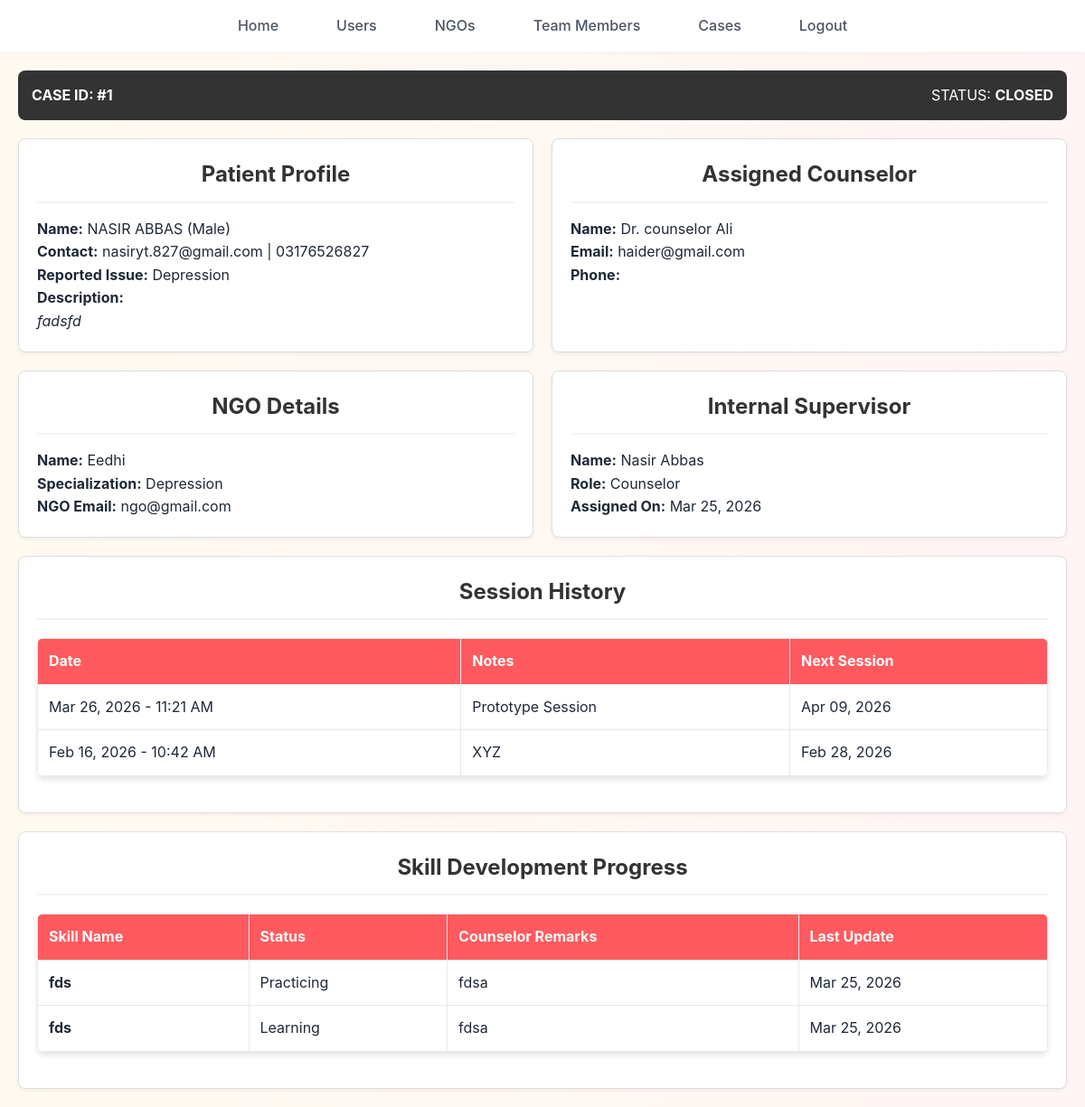
Page /admin/case_details.php?case_id=1 (signed in) on the committed database.
### tables this page shows
CREATE TABLE `cases` (
  `case_id` int(11) NOT NULL,
  `user_id` int(11) NOT NULL,
  `category` enum('Depression','Family Issues','Marital Issues','Hopelessness','Other') NOT NULL,
  `description` text DEFAULT NULL,
  `ngo_id` int(11) DEFAULT NULL,
  `team_id` int(11) DEFAULT NULL,
  `case_status` enum('Pending','Assigned','Ongoing','Rehabilitation','Completed','Closed') DEFAULT 'Pending',
  `assigned_at` timestamp NOT NULL DEFAULT current_timestamp(),
  `closed_at` datetime DEFAULT NULL,
  `recommended_counselor_id` int(11) DEFAULT NULL
);

CREATE TABLE `users` (
  `user_id` int(11) NOT NULL,
  `full_name` varchar(150) NOT NULL,
  `email` varchar(150) NOT NULL,
  `password` varchar(255) NOT NULL,
  `phone` varchar(20) DEFAULT NULL,
  `gender` enum('Male','Female','Other') DEFAULT NULL,
  `issue_type` enum('Depression','Family Issues','Marital Issues','Hopelessness','Other') NOT NULL,
  `description` text DEFAULT NULL,
  `status` enum('Pending','Approved','Rejected') DEFAULT 'Pending',
  `is_verified` tinyint(1) DEFAULT 0,
  `created_at` timestamp NOT NULL DEFAULT current_timestamp()
);

CREATE TABLE `counselors` (
  `counselor_id` int(11) NOT NULL,
  `name` varchar(100) NOT NULL,
  `email` varchar(100) NOT NULL,
  `password` varchar(255) NOT NULL,
  `phone` varchar(20) DEFAULT NULL,
  `specialization` enum('Depression','Family Issues','Marital Issues','Hopelessness','Other') NOT NULL,
  `created_at` timestamp NOT NULL DEFAULT current_timestamp()
);

CREATE TABLE `ngos` (
  `ngo_id` int(11) NOT NULL,
  `ngo_name` varchar(200) NOT NULL,
  `email` varchar(150) NOT NULL,
  `password` varchar(255) NOT NULL,
  `phone` varchar(20) DEFAULT NULL,
  `address` text DEFAULT NULL,
  `specialization` enum('Depression','Family Issues','Marital Issues','General Counseling','Rehabilitation') NOT NULL,
  `is_verified` tinyint(1) DEFAULT 0,
  `created_at` timestamp NOT NULL DEFAULT current_timestamp()
);

CREATE TABLE `team_members` (
  `team_id` int(11) NOT NULL,
  `full_name` varchar(150) NOT NULL,
  `email` varchar(150) NOT NULL,
  `password` varchar(255) NOT NULL,
  `role` enum('Counselor','Psychiatrist','Social Worker','Monitor') NOT NULL,
  `phone` varchar(20) DEFAULT NULL,
  `created_at` timestamp NOT NULL DEFAULT current_timestamp()
);

CREATE TABLE `counseling_sessions` (
  `session_id` int(11) NOT NULL,
  `case_id` int(11) NOT NULL,
  `session_date` datetime NOT NULL,
  `notes` text DEFAULT NULL,
  `next_session_date` datetime DEFAULT NULL,
  `created_at` timestamp NOT NULL DEFAULT current_timestamp()
);

CREATE TABLE `skill_development` (
  `skill_id` int(11) NOT NULL,
  `case_id` int(11) NOT NULL,
  `skill_name` varchar(150) NOT NULL,
  `skill_status` enum('Learning','Practicing','Completed') DEFAULT 'Learning',
  `remarks` text DEFAULT NULL,
  `updated_at` timestamp NOT NULL DEFAULT current_timestamp() ON UPDATE current_timestamp()
);

### admin/case_details.php (the view, shortened to what this page needs)
<?php
include "config.php";
$case_id = intval($_GET['case_id']);
$query = "
    SELECT c.*,
           u.full_name AS user_name, u.email AS user_email, u.phone AS user_phone, u.gender, u.issue_type, u.description AS user_desc,
           n.ngo_name, n.email AS ngo_email, n.phone AS ngo_phone, n.specialization AS ngo_spec,
           t.full_name AS team_name, t.role AS team_role,
           co.name AS counselor_name, co.email AS counselor_email, co.phone AS counselor_phone
    FROM cases c
    JOIN users u ON c.user_id = u.user_id
    LEFT JOIN ngos n ON c.ngo_id = n.ngo_id
    LEFT JOIN team_members t ON c.team_id = t.team_id
    LEFT JOIN counselors co ON c.recommended_counselor_id = co.counselor_id
    WHERE c.case_id = ?
";
$stmt = $conn->prepare($query);
$stmt->bind_param("i", $case_id);
$stmt->execute();
$result = $stmt->get_result();
$case = $result->fetch_assoc();
$sessions = mysqli_query($conn, "SELECT * FROM counseling_sessions WHERE case_id = $case_id ORDER BY session_date DESC");
$skills = mysqli_query($conn, "SELECT * FROM skill_development WHERE case_id = $case_id ORDER BY updated_at DESC");
?>
<!DOCTYPE html>
<html>
<head>
    <link rel="stylesheet" href="../CSS/style.css">
</head>
<body>
<?php include('navbar.php'); ?>
<div class="container">
    <div class="status-header">
        <span><strong>CASE ID: #<?php echo $case['case_id']; ?></strong></span>
        <span>STATUS: <strong><?php echo strtoupper($case['case_status']); ?></strong></span>
    </div>
    <div class="grid-row">
        <div class="card">
            <h3>Patient Profile</h3>
            <p><strong>Name:</strong> <?php echo htmlspecialchars($case['user_name']); ?> (<?php echo $case['gender']; ?>)</p>
            <p><strong>Contact:</strong> <?php echo htmlspecialchars($case['user_email']); ?> | <?php echo htmlspecialchars($case['user_phone']); ?></p>
            <p><strong>Reported Issue:</strong> <?php echo $case['issue_type']; ?></p>
            <p><strong>Description:</strong><br><em><?php echo nl2br(htmlspecialchars($case['user_desc'])); ?></em></p>
        </div>
        <div class="card">
            <h3>Assigned Counselor</h3>
            <?php if($case['counselor_name']): ?>
                <p><strong>Name:</strong> Dr. <?php echo htmlspecialchars($case['counselor_name']); ?></p>
                <p><strong>Email:</strong> <?php echo htmlspecialchars($case['counselor_email']); ?></p>
                <p><strong>Phone:</strong> <?php echo htmlspecialchars($case['counselor_phone']); ?></p>
            <?php else: ?>
                <p style="color: red;">No Counselor assigned yet.</p>
            <?php endif; ?>
        </div>
    </div>
    <div class="grid-row">
        <div class="card">
            <h3>NGO Details</h3>
            <?php if($case['ngo_name']): ?>
                <p><strong>Name:</strong> <?php echo htmlspecialchars($case['ngo_name']); ?></p>
                <p><strong>Specialization:</strong> <?php echo $case['ngo_spec']; ?></p>
                <p><strong>NGO Email:</strong> <?php echo htmlspecialchars($case['ngo_email']); ?></p>
            <?php else: ?>
                <p>No NGO assigned.</p>
            <?php endif; ?>
        </div>
        <div class="card">
            <h3>Internal Supervisor</h3>
            <?php if($case['team_name']): ?>
                <p><strong>Name:</strong> <?php echo htmlspecialchars($case['team_name']); ?></p>
                <p><strong>Role:</strong> <?php echo $case['team_role']; ?></p>
                <p><strong>Assigned On:</strong> <?php echo date('M d, Y', strtotime($case['assigned_at'])); ?></p>
            <?php else: ?>
                <p>No team member assigned.</p>
            <?php endif; ?>
        </div>
    </div>
    <div class="card" style="margin-bottom: 20px;">
        <h3>Session History</h3>
        <?php if(mysqli_num_rows($sessions) > 0): ?>
        <table>
            <thead>
                <tr>
                    <th>Date</th>
                    <th>Notes</th>
                    <th>Next Session</th>
                </tr>
            </thead>
            <tbody>
                <?php while($s = mysqli_fetch_assoc($sessions)): ?>
                <tr>
                    <td><?php echo date('M d, Y - h:i A', strtotime($s['session_date'])); ?></td>
                    <td><?php echo nl2br(htmlspecialchars($s['notes'])); ?></td>
                    <td><?php echo $s['next_session_date'] ? date('M d, Y', strtotime($s['next_session_date'])) : '-'; ?></td>
                </tr>
                <?php endwhile; ?>
            </tbody>
        </table>
        <?php else: ?>
            <p>No sessions recorded.</p>
        <?php endif; ?>
    </div>
    <div class="card">
        <h3>Skill Development Progress</h3>
        <?php if(mysqli_num_rows($skills) > 0): ?>
        <table>
            <thead>
                <tr>
                    <th>Skill Name</th>
                    <th>Status</th>
                    <th>Counselor Remarks</th>
                    <th>Last Update</th>
                </tr>
            </thead>
            <tbody>
                <?php while($k = mysqli_fetch_assoc($skills)): ?>
                <tr>
                    <td><strong><?php echo htmlspecialchars($k['skill_name']); ?></strong></td>
                    <td><?php echo $k['skill_status']; ?></td>
                    <td><?php echo htmlspecialchars($k['remarks']); ?></td>
                    <td><?php echo date('M d, Y', strtotime($k['updated_at'])); ?></td>
                </tr>
                <?php endwhile; ?>
            </tbody>
        </table>
        <?php else: ?>
            <p>No skills assigned.</p>
        <?php endif; ?>
    </div>
</div>
</body>
</html>

### CSS/style.css (style rules this page uses)
:root { --primary-color: #ff5a5f; --primary-hover: #e14d52; --secondary-color: #ffcc00; --secondary-hover: #e6b800; --text-primary: #1f2937; --text-secondary: #4b5563; --bg-primary: #ffffff; --bg-secondary: #fdf2f2; --border-color: #e5e7eb; --shadow-sm: 0 1px 2px rgba(0, 0, 0, 0.05); --shadow-md: 0 4px 6px rgba(0, 0, 0, 0.1); --shadow-lg: 0 10px 15px rgba(0, 0, 0, 0.15); }
* { margin: 0; padding: 0; box-sizing: border-box; }
body { font-family: 'Inter', sans-serif; background: linear-gradient(to right, #fffaf0, #fff5f5); color: var(--text-primary); line-height: 1.6; }
h1, h2, h3, h4, h5, h6 { margin-top: 30px; font-weight: 700; text-align: center; margin-bottom: 1rem; color: var(--primary-color); }
h3 { font-size: 1.5rem; }
table { width: 90%; margin: 20px auto; border-collapse: collapse; background: var(--bg-primary); box-shadow: var(--shadow-md); border-radius: 8px; overflow: hidden; }
th, td { padding: 12px; border: 1px solid var(--border-color); text-align: left; }
th { background: var(--primary-color); color: white; }

### admin/case_details.php (style rules this page uses)
.container { margin:20px; }
.grid-row { display: flex; gap: 20px; margin-bottom: 20px; }
.card { flex: 1; background: #fff; border: 1px solid #ddd; padding: 20px; border-radius: 8px; box-shadow: 0 2px 4px rgba(0,0,0,0.05); }
.card h3 { margin-top: 0; color: #333; border-bottom: 2px solid #f4f4f4; padding-bottom: 10px; }
table { width: 100%; border-collapse: collapse; background: #fff; }
.status-header { background: #333; color: #fff; padding: 15px; border-radius: 8px; margin-bottom: 20px; display: flex; justify-content: space-between; }

### rows in the picture
cases: case_id "1", case_status "CLOSED", user.full_name "NASIR ABBAS", user.gender "Male", user.email "nasiryt.827@gmail.com", user.phone "03176526827", user.issue_type "Depression", user.description "fadsfd", counselors.name "counselor Ali", counselors.email "haider@gmail.com", ngo.ngo_name "Eedhi", ngo.specialization "Depression", ngo.email "ngo@gmail.com", team.full_name "Nasir Abbas", team.role "Counselor", assigned_at "Mar 25, 2026"
counseling_sessions: session_date "Mar 26, 2026 - 11:21 AM", notes "Prototype Session", next_session_date "Apr 09, 2026"
counseling_sessions: session_date "Feb 16, 2026 - 10:42 AM", notes "XYZ", next_session_date "Feb 28, 2026"
skill_development: skill_name "fds", skill_status "Practicing", remarks "fdsa", updated_at "Mar 25, 2026"
skill_development: skill_name "fds", skill_status "Learning", remarks "fdsa", updated_at "Mar 25, 2026"
